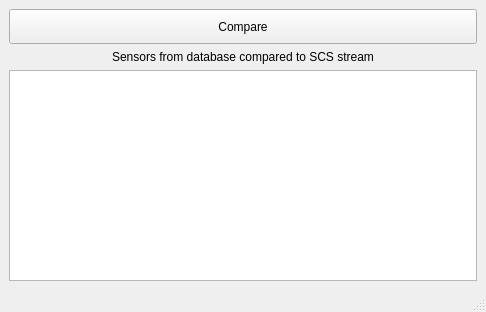
<?xml version="1.0" encoding="UTF-8"?>
<ui version="4.0">
 <class>QSCSTestPollCompare</class>
 <widget class="QMainWindow" name="QSCSTestPollCompare">
  <property name="geometry">
   <rect>
    <x>0</x>
    <y>0</y>
    <width>486</width>
    <height>312</height>
   </rect>
  </property>
  <property name="windowTitle">
   <string>pyQt SCS Client Tester</string>
  </property>
  <widget class="QWidget" name="centralwidget">
   <layout class="QVBoxLayout" name="verticalLayout">
    <item>
     <layout class="QVBoxLayout" name="verticalLayout_3">
      <item>
       <widget class="QPushButton" name="compareButton">
        <property name="minimumSize">
         <size>
          <width>165</width>
          <height>35</height>
         </size>
        </property>
        <property name="text">
         <string>Compare</string>
        </property>
       </widget>
      </item>
      <item>
       <widget class="QLabel" name="label_2">
        <property name="text">
         <string>Sensors from database compared to SCS stream</string>
        </property>
        <property name="alignment">
         <set>Qt::AlignCenter</set>
        </property>
       </widget>
      </item>
      <item>
       <widget class="QTextBrowser" name="scsText">
        <property name="maximumSize">
         <size>
          <width>10000</width>
          <height>10000</height>
         </size>
        </property>
       </widget>
      </item>
     </layout>
    </item>
   </layout>
  </widget>
  <widget class="QStatusBar" name="statusbar"/>
 </widget>
 <resources/>
 <connections/>
</ui>
